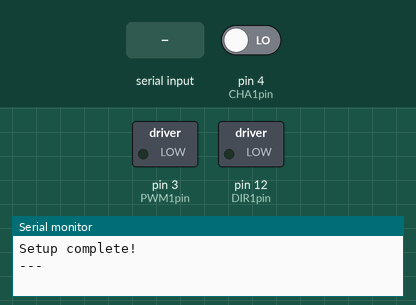
A sketch run on a simulated Arduino Uno, built with avr-gcc and run on an emulated ATmega328P. Parts: switched loads named in the sketch (green lamp = pin HIGH), the last lines printed to the serial monitor. Inputs (shaded band) come from the test bench; at power-on: pin 4 (CHA1pin) LOW.

Above: at 1.2 s.
1.3 s: "90,45\n" received over Serial
At 3.4 s:
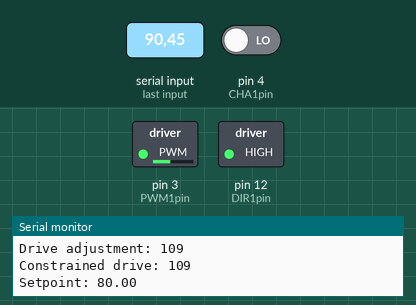
At 4.1 s:
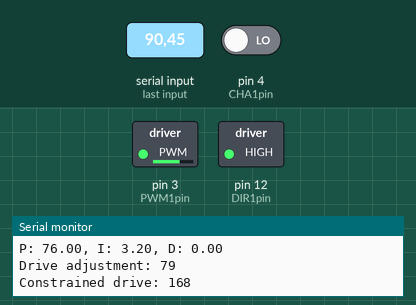
4.3 s: "30,150\n" received over Serial
At 8.3 s:
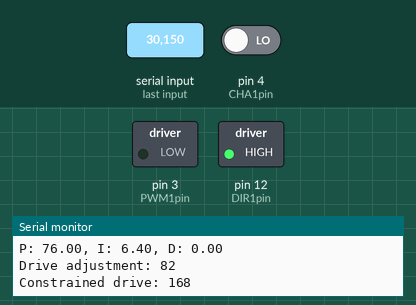
Timing chart, 0 to 9.8 s (numbered marks = the images above; inputs shaded):
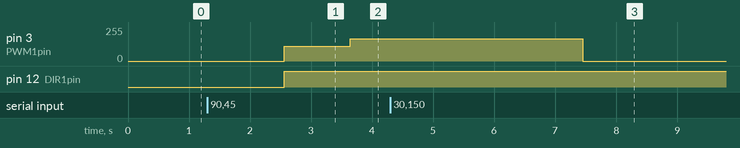

The sketch:

VelocityPID.ino
```cpp
/* Declare variables */
int drive1 = 0;
int driveLimit = 0;
int go = 0;

// Ratio for RPM calculation
const double ratio = 1250000/13;

// PID variables
float P, I, D;
float kP = 0.95;
float kI = 0.02;
float kD = 0.4;
float targetRPM = 0;
float currentRPM = 0;
float error = 0;
float errorPrev = 0;
float integral = 0;
float derivative = 0;
unsigned long t = 0;
unsigned long tPrev = 0;

// Name motor pins for clarity
const int PWM1pin = 3;
const int DIR1pin = 12;
const int CHA1pin = 4;
const int CHB1pin = 5;

void setup() {
  // Start serial for output
  Serial.begin(9600);

  // Set pins to output and initialize to low
  pinMode(PWM1pin, OUTPUT);
  pinMode(DIR1pin, OUTPUT);
  digitalWrite(PWM1pin, LOW);
  digitalWrite(DIR1pin, LOW);

  // Print "Setup complete!" and a divider
  Serial.println("Setup complete!");
  printDivider();
}

void loop() {
  //Serial.println(go);
  if (Serial.available() > 0)
    go = Serial.parseInt();

  if (go != 0) {
    Serial.println();

    // Define setpoint function
    //targetRPM = 25*sin(2*3.14*(millis())/5000) + 75; // Simple oscillations
    targetRPM = 80;
    Serial.println("Setpoint: " + String(targetRPM));
    driveLimit = map(targetRPM, 50, 104, 60, 255);
    //driveLimit = 255;

    // Get current RPM
    currentRPM = getRPM();
    Serial.println("Current RPM: " + String(currentRPM));

    // Use PID function to calculate drive value
    Serial.println("Current drive: " + String(drive1));
    drive1 += adjustDrive(targetRPM, currentRPM);

    // Constrain drive value
    drive1 = constrain(drive1, -255, driveLimit);
    if (drive1 < 60) drive1 = 60;
    Serial.println("Constrained drive: " + String(drive1));

    // Set motor direction
    if (drive1 < 0) digitalWrite(DIR1pin, LOW);
    else digitalWrite(DIR1pin, HIGH);

    // Drive motor
    analogWrite(PWM1pin, abs(drive1));
  }
  else {
    targetRPM = 0;
    currentRPM = 0;
    error = 0;
    errorPrev = 0;
    integral = 0;
    derivative = 0;
    t = 0;
    tPrev = 0;
    analogWrite(PWM1pin, 0);
    delay(500);
  }
}

// Function that prints a divider
void printDivider() {
  Serial.println("---");
}

// Function that calculates the current RPM of a given motor
int getRPM() {
  // Declare variables
  double pulseWidth;
  int rpm;

  // Read pulse width
  pulseWidth = pulseIn(CHA1pin, HIGH);

  // Calculate RPM from pulse width
  if (pulseWidth != 0)
    rpm = ratio/pulseWidth;
  else
    rpm = 0;

  // Return value
  return rpm;
}

// PID function that takes target and current RPM as parameters
int adjustDrive(int target, int current) {
  tPrev = t;
  t = millis();
  Serial.println("Time: " + String(t));

  // Calculate error
  errorPrev = error;
  error = target - current;

  // Add error to integral term
  integral += error;

  // Calculate derivative term
  derivative = error - errorPrev;

  // Calculate drive
  P = kP*error;
  I = kI*integral;
  D = kD*derivative;
  int drive = P + I + D;
  Serial.println("P: " + String(P) + ", I: " + String(I) + ", D: " + String(D));
  Serial.println("Drive adjustment: " + String(drive));
  return constrain(drive, -255, 255);
}
```

Measured:
- after the input at 1.3 s, pin 3 (PWM1pin): 0/255 → 109/255 after 1.3 s, → 168/255 1.1 s later; pin 12 (DIR1pin): LOW → HIGH after 1.3 s
- after the input at 4.3 s, pin 3 (PWM1pin): 168/255 → 0/255 after 3.1 s instead of 0.35 s
